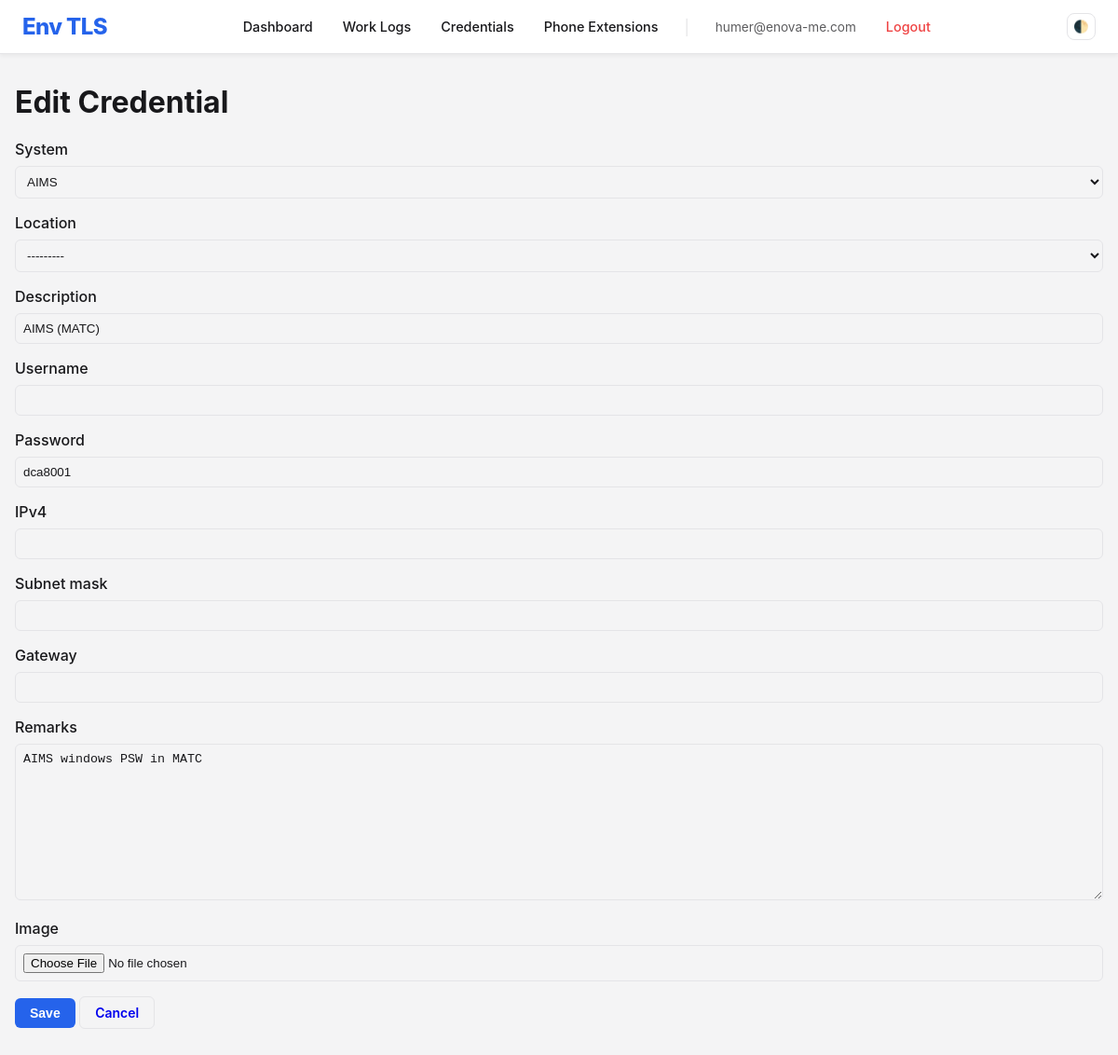
Page /credentials/162/edit/ (signed in) on the earlier database version.
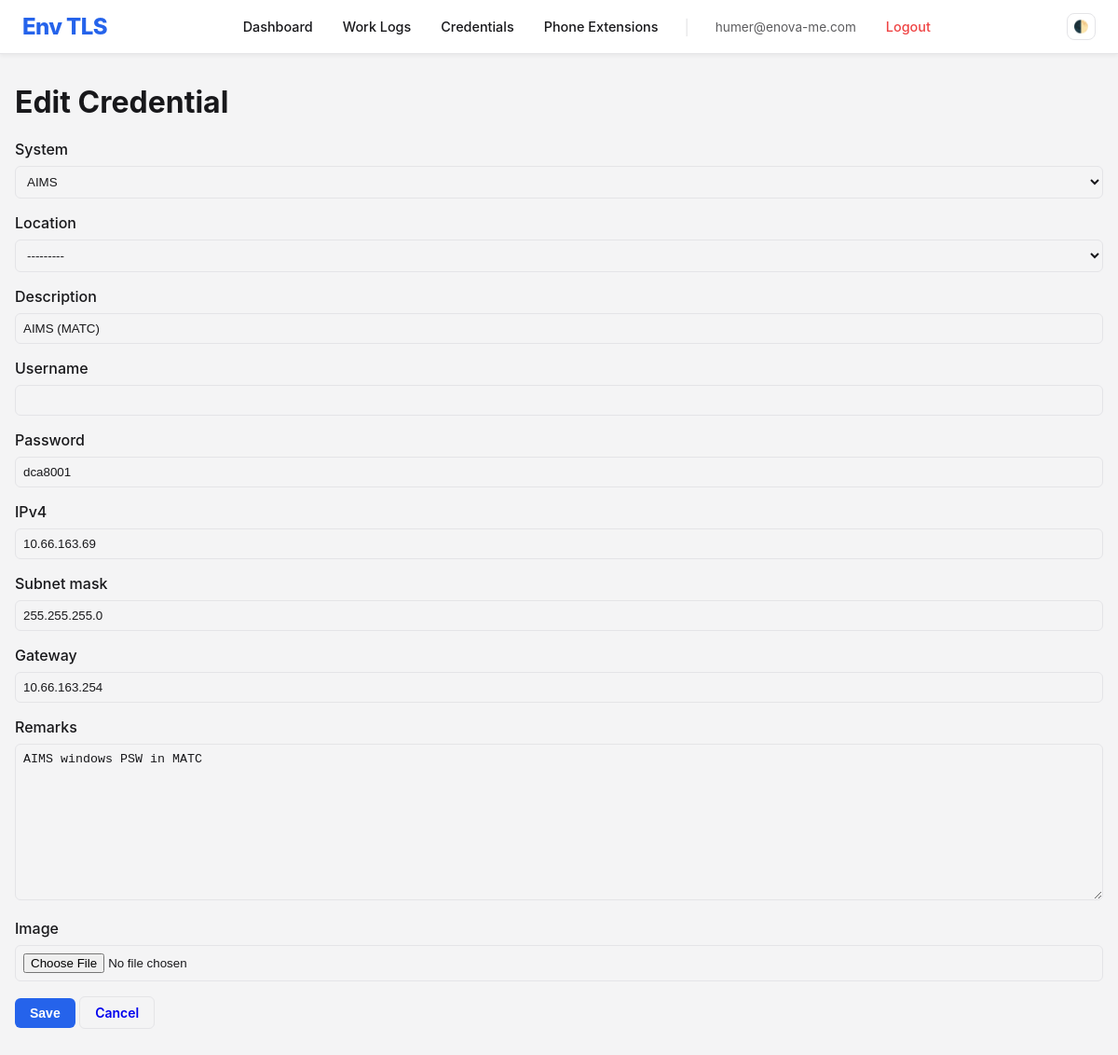
Same page on the later database version.
### credential_manager/models.py (models this page shows, shortened)
class Credential(models.Model):
    system = models.ForeignKey(System, on_delete=models.CASCADE)
    location = models.ForeignKey(Location, on_delete=models.SET_NULL, null=True, blank=True)
    description = models.CharField(max_length=255)
    username = models.CharField(max_length=200, blank=True, null=True)
    password = models.CharField(max_length=200, blank=True, null=True)
    ipv4 = models.GenericIPAddressField(protocol='IPv4', blank=True, null=True, verbose_name="IPv4")
    subnet_mask = models.GenericIPAddressField(protocol='IPv4', blank=True, null=True)
    gateway = models.GenericIPAddressField(protocol='IPv4', blank=True, null=True)
    remarks = models.TextField(blank=True, null=True)
    created = models.DateTimeField(auto_now_add=True)
    updated = models.DateTimeField(auto_now=True)
    image = models.ImageField(upload_to='credentials/', blank=True, null=True)

### credential_manager/views.py (the view)
# urls.py: path('<int:pk>/edit/', views.CredentialUpdateView.as_view(), name='credential_update'),
class CredentialUpdateView(LoginRequiredMixin, UpdateView):
    model = Credential
    form_class = CredentialForm
    success_url = reverse_lazy('credential_manage')
    template_name = 'credential_manager/credential_form.html'

### credential_manager/forms.py (shortened to what this page needs)
class CredentialForm(forms.ModelForm):
    class Meta:
        model = Credential
        fields = ['system', 'location', 'description', 'username', 'password', 'ipv4', 'subnet_mask', 'gateway', 'remarks', 'image']

### credential_manager/models.py (called while the page is built)
    def __str__(self):
        return self.name

    def __str__(self):
        return self.name

### credential_manager/templates/credential_manager/credential_form.html (shortened to what this page needs)
{% extends 'base.html' %}
{% block content %}
<h1>{% if object %}Edit{% else %}Add{% endif %} Credential</h1>
<form method="post" enctype="multipart/form-data">
    {% for field in form %}
    <div class="form-group">
        <label for="{{ field.id_for_label }}">{{ field.label }}</label>
        {{ field }}
    </div>
    {% endfor %}
    <button type="submit" class="btn btn-primary">Save</button>
    <a href="{% url 'credential_list' %}" class="btn"
        style="background: transparent; border: 1px solid var(--border-color);">Cancel</a>
</form>
{% endblock %}

Differences in the rows shown:
changed Credential "AIMS": ipv4 (not shown) → "10.66.163.69"; subnet_mask (not shown) → "255.255.255.0"; gateway (not shown) → "10.66.163.254"
